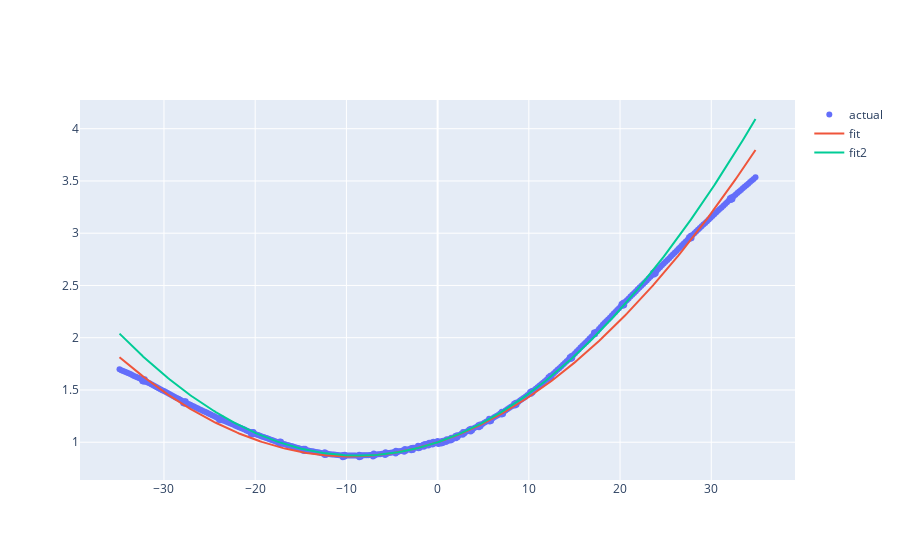

This figure's notebook cell:
### Code cell
fig = go.Figure(data=go.Scatter(
    x=df['gradient'],
    y=df['adjustment'],mode="markers",
name="actual"))

fig.add_trace(go.Scatter(
    x=df['gradient'], y=df['fit'],mode="lines",
name="fit"))

fig.add_trace(go.Scatter(
    x=df['gradient'], y=df['fit2'],mode="lines",
name="fit2"))

### Figure 1 — Plotly figure (JSON) as saved in the notebook; plotly's stock layout.template omitted (floating-point values rounded to 4 significant figures; data arrays with more than 128 entries replaced by an {"elided": "..."} marker saying what was removed)
{"data": [{"mode": "markers", "name": "actual", "type": "scatter", "x": {"elided": "426 float values"}, "y": {"elided": "426 float values"}}, {"mode": "lines", "name": "fit", "type": "scatter", "x": {"elided": "426 float values"}, "y": {"elided": "426 float values"}}, {"mode": "lines", "name": "fit2", "type": "scatter", "x": {"elided": "426 float values"}, "y": {"elided": "426 float values"}}], "layout": {"autosize": true, "dragmode": "zoom", "hovermode": "x", "xaxis": {"autorange": true, "range": [-39.24, 39.21], "type": "linear"}, "yaxis": {"autorange": true, "range": [0.6229, 4.275], "type": "linear"}}}
